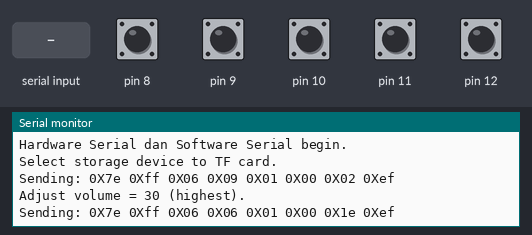
The sketch below on a simulated Arduino Uno, built with avr-gcc and run on an emulated ATmega328P. On the bench: the last lines printed to the serial monitor. The test bench sets the inputs (shaded band); at power-on: pin 8–12 HIGH.

Above: at 3.2 s.
3.3 s: pin 8 pulled LOW for 0.15 s
At 5.0 s:
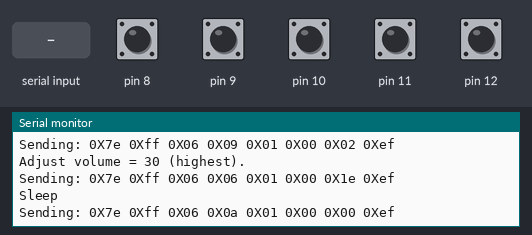
5.3 s: pin 9 pulled LOW for 0.15 s
At 6.2 s:
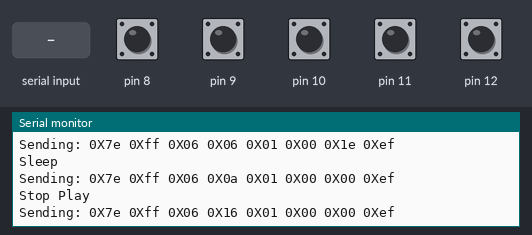
6.9 s: pin 10 pulled LOW for 0.15 s
At 8.5 s:
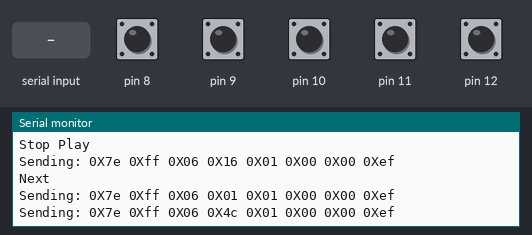
9.0 s: pin 11 pulled LOW for 0.15 s
At 10.8 s:
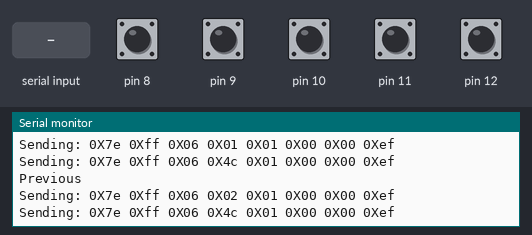
11.1 s: pin 12 pulled LOW for 0.15 s
At 12.8 s:
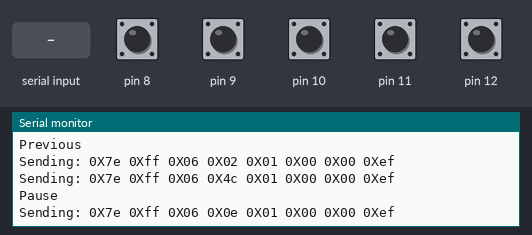
13.1 s: "90,45\n" received over the second serial link
At 14.5 s:
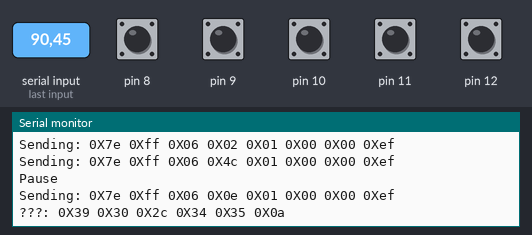

Measured:
- after the input at 3.3 s, the serial monitor: prints a new line after 0.56 s (image 1)
- after the input at 5.3 s, the serial monitor: prints a new line after 0.09 s (image 2)
- after the input at 6.9 s, the serial monitor: prints a new line after 0.63 s (image 3)
- after the input at 9.0 s, the serial monitor: prints a new line after 0.69 s (image 4)
- after the input at 11.1 s, the serial monitor: prints a new line after 0.55 s (image 5)
- after the input at 13.1 s, the serial monitor: prints a new line after 0.08 s (image 6)

The sketch:

only_mp3.ino
```cpp
/*
=================================================================== Arduino with Serial MP3 Player Module using Buttons

------------------------------------------------------------------- Reference
Reference : http://www.arducoding.com/2018/02/access-modules-mp3-player-yx5300-with.html
-------------------------------------------------------------------

------------------------------------------------------------------- Installation
Installation:

YX5300 MP3 Player Module      Arduino Uno
        RX <---------------------> 7
        TX <---------------------> 6
       VCC <---------------------> 5V
       GND <---------------------> GND

    Button Control            Arduino Uno
     Play/Pause <----------------> 12
  Prev/Vol Down <----------------> 11
    Next/Vol Up <----------------> 10
           Stop <----------------> 9
  Sleep/Wake Up <----------------> 8
            GND <----------------> GND
-------------------------------------------------------------------

------------------------------------------------------------------- About the commands
Asynchronous serial port control play mode:

|---------------------------------------------------------------------------------------------|
|                 Command bytes: $S VER Len CMD Feedback data $O                              |
|---------------------------------------------------------------------------------------------|
| Mark     | Byte | Byte description                                                          |
|---------------------------------------------------------------------------------------------|
| $S       | 0x7E | Every command should start with $(0x7E)                                   |
| VER      | 0xFF | Version information                                                       |
| Len      | 0xxx | The number of bytes of the command without starting byte and ending byte  |
| CMD      | 0xxx | Such as PLAY and PAUSE and so on                                          |
| Feedback | 0xxx | 0x00 = not feedback, 0x01 = feedback                                      |
| data     |      | The length of the data is not limit and usually it has two bytes          |
| $O       | 0xEF | Ending byte of the command                                                |
|---------------------------------------------------------------------------------------------|

For more information see the YX5300 Serial MP3 Player Module document, link to download it is available in the video description of this project.
-------------------------------------------------------------------
*/

#include <SoftwareSerial.h>

// RX YX5300 MP3 Player Module <-----> TX(7) SoftwareSerial Arduino Uno.
// TX YX5300 MP3 Player Module <-----> RX(6) SoftwareSerial Arduino Uno.
SoftwareSerial mp3(6,7); //-> SoftwareSerial mp3 (RX_Pin, TX_Pin);

// ------------------------------------------------------- The byte commands are based on the table contained in the MP3 Player Module Document.
// Link to download the MP3 Player Module Document is available in the video description.

#define CMD_NEXT_SONG         0X01    //-> Play next song.
#define CMD_PREV_SONG         0X02    //-> Play previous song.
#define CMD_PLAY_W_INDEX      0X03    //-> Play with index.
// Play with index : 7E FF 06 03 00 00 01 EF -> Play the first song.
// Play with index : 7E FF 06 03 00 00 02 EF -> Play the second song.

#define CMD_VOLUME_UP         0X04    //-> Volume increased one.
#define CMD_VOLUME_DOWN       0X05    //-> Volume decrease one.
#define CMD_SET_VOLUME        0X06    //-> Set volume.
// Set volume : 7E FF 06 06 00 00 1E EF -> Set the volume to 30 (0x1E is 30) (Set volume is 06).

#define CMD_SNG_CYCL_PLAY     0X08    //-> Single Cycle Play.
// Single Cycle Play : 7E FF 06 08 00 00 01 EF -> Single cycle play the first song.

#define CMD_SEL_DEV           0X09    //-> Select device.
#define DEV_TF                0X02    //-> 02 for TF card.
// Select device : 7E FF 06 09 00 00 02 EF -> Select storage device to TF card.

#define CMD_SLEEP_MODE        0X0A    //-> Chip enters sleep mode
#define CMD_WAKE_UP           0X0B    //-> Chip wakes up
#define CMD_RESET             0X0C    //-> Chip reset
#define CMD_PLAY              0X0D    //-> Resume playback
#define CMD_PAUSE             0X0E    //-> Playback is paused
#define CMD_PLAY_FOLDER_FILE  0X0F    //-> Play with folder and file name.
// Play with folder and file name : 7E FF 06 0F 00 01 01 EF -> Play the song with the directory: /01/001xxx.mp3
// Play with folder and file name : 7E FF 06 0F 00 01 02 EF -> Play the song with the directory: /01/002xxx.mp3

#define CMD_STOP_PLAY         0X16    //-> Stop playing continuously.
#define CMD_FOLDER_CYCLE      0X17    //-> Cycle play with folder name.
// Cycle play with folder name : 7E FF 06 17 00 01 02 EF -> 01 folder cycle play

#define CMD_SHUFFLE_PLAY      0x18    //-> Shuffle play.
#define CMD_SET_SNGL_CYCL     0X19    //-> Set single cycle play.
// Set single cycle play : 7E FF 06 19 00 00 00 EF -> Start up single cycle play.
// Set single cycle play : 7E FF 06 19 00 00 01 EF -> Close single cycle play.

#define CMD_SET_DAC           0X1A    //-> Set DAC.
#define DAC_ON                0X00    //-> DAC On
#define DAC_OFF               0X01    //-> DAC Off
// Set DAC : 7E FF 06 1A 00 00 00 EF -> Start up DAC output.
// Set DAC : 7E FF 06 1A 00 00 01 EF -> DAC no output.

#define CMD_PLAY_W_VOL        0X22    //-> Play with volume.
// Play with volume : 7E FF 06 22 00 1E 01 EF -> Set the volume to 30 (0x1E is 30) and play the first song
// Play with volume : 7E FF 06 22 00 0F 02 EF -> Set the volume to 15(0x0f is 15) and play the second song

// Additional byte commands from several references. But I tried it on my module and it doesn't work. Maybe the module I'm using doesn't support these commands.
// Because the module that I use uses a chip AA19HFA440-94 (Although in the shop where this module was purchased writing YX5300 chip).
// Maybe these commands can work in modules with the YX5300 chip.
// Please comment in the comments column of this project video if these commands work or not in your module.
#define CMD_PLAYING_N         0x4C
#define CMD_QUERY_STATUS      0x42
#define CMD_QUERY_VOLUME      0x43
#define CMD_QUERY_FLDR_TRACKS 0x4e
#define CMD_QUERY_TOT_TRACKS  0x48
#define CMD_QUERY_FLDR_COUNT  0x4f
// -------------------------------------------------------

static int8_t Send_buf[8] = {0}; //-> Buffer to send commands.
static uint8_t ansbuf[10] = {0}; //-> Buffer to receive response.

int cnt_3d=0; //-> Variable as an indicator to continue to the next playback after the previous playback is finished.

int btn_Play_Pause, btn_Prev_VolDown, btn_Next_VolUp, btn_Stop, btn_WakeUp_Sleep; //-> Variable for buttons control

boolean Play_Pause = false; //-> Variable to move from Play to Pause or vice versa.
boolean WakeUp_Sleep = false; //-> Variable to move from Wake Up to Sleep or vice versa.

int vol=30; //-> Volume level variable.

int btn_count_Prev_VolDown=0; //-> Indicator variable for short press or long press on the btn_Prev_VolDown button.
int btn_count_Next_VolUp=0; //-> Indicator variables for short press or long press on the btn_Next_VolUp button.

// ******************************************************************************************************* setup()
void setup() {
  // put your setup code here, to run once:

  // ---------------------------------------------- Configure pin 12, 11, 10, 9 and 8 as input and enable the internal pull-up resistor.
  pinMode(12, INPUT_PULLUP);
  pinMode(11, INPUT_PULLUP);
  pinMode(10, INPUT_PULLUP);
  pinMode(9, INPUT_PULLUP);
  pinMode(8, INPUT_PULLUP);
  // ----------------------------------------------

  Serial.begin(9600);
  mp3.begin(9600);
  delay(500);
  Serial.println("Hardware Serial dan Software Serial begin.");
  delay(500);

  Serial.println();

  Serial.println("Select storage device to TF card.");
  sendCommand(CMD_SEL_DEV, 0, DEV_TF);
  delay(500);

  Serial.println();

  Serial.println("Adjust volume = 30 (highest).");
  sendCommand(CMD_SET_VOLUME, 0, vol);
  delay(500);

  Serial.println();
}
// *******************************************************************************************************

// ******************************************************************************************************* loop()
void loop() {
  // put your main code here, to run repeatedly:

  read_button();

  // ---------------------------------------------- Conditions for Play or Pause.
  if (btn_Play_Pause==LOW) {
    delay(500);
    Play_Pause=!Play_Pause;

    if (Play_Pause==true) {
      Serial.println("Play ");
      sendCommand(CMD_PLAY);
    }
    else {
      Serial.println("Pause");
      sendCommand(CMD_PAUSE);
    }
  }
  // ----------------------------------------------

  // ---------------------------------------------- Conditions for Previous or Decrease Volume.
  if (btn_Prev_VolDown==LOW) {
    delay(500);
    btn_count_Prev_VolDown++;
  }

  if (btn_count_Prev_VolDown==1 && btn_Prev_VolDown==HIGH) { //-> Short press to Previous.
    Play_Pause = true;
    Serial.println("Previous");
    sendCommand(CMD_PREV_SONG);
    sendCommand(CMD_PLAYING_N); //-> Chek the file number that is playing

    btn_count_Prev_VolDown=0;
  }
  if (btn_count_Prev_VolDown>1 && btn_Prev_VolDown==LOW) { //-> Long press to decrease volume.
    while(1) {
      read_button();
      if (btn_Prev_VolDown==LOW) {
        vol=vol-2;
        if (vol<0) vol=0;
        Serial.print("Volume = ");
        Serial.println(vol);
        sendCommand(CMD_SET_VOLUME, 0, vol);
      }
      else {
        btn_count_Prev_VolDown=0;
        return;
      }
      delay(500);
    }
  }
  // ----------------------------------------------

  // ---------------------------------------------- Conditions for Next or Increasing Volume.
  if (btn_Next_VolUp==LOW) {
    delay(500);
    btn_count_Next_VolUp++;
  }

  if (btn_count_Next_VolUp==1 && btn_Next_VolUp==HIGH) { //-> Short press for Next.
    Play_Pause = true;
    Serial.println("Next");
    sendCommand(CMD_NEXT_SONG);
    sendCommand(CMD_PLAYING_N); //-> Chek the file number that is playing

    btn_count_Next_VolUp=0;
  }
  if (btn_count_Next_VolUp>1 && btn_Next_VolUp==LOW) { //-> Long press to Increase Volume.
    while(1) {
      read_button();
      if (btn_Next_VolUp==LOW) {
        vol=vol+2;
        if (vol>30) vol=30;
        Serial.print("Volume = ");
        Serial.println(vol);
        sendCommand(CMD_SET_VOLUME, 0, vol);
      }
      else {
        btn_count_Next_VolUp=0;
        return;
      }
      delay(500);
    }
  }
  // ----------------------------------------------

  // ---------------------------------------------- Conditions for Stop.
  if (btn_Stop==LOW) {
    Play_Pause = false;
    Serial.println("Stop Play");
    sendCommand(CMD_STOP_PLAY);
  }
  // ----------------------------------------------

  // ---------------------------------------------- Conditions for Sleep or Wake Up.
  if (btn_WakeUp_Sleep==LOW) {
    delay(500);
    WakeUp_Sleep=!WakeUp_Sleep;

    if (WakeUp_Sleep==true) {
      Serial.println("Sleep");
      sendCommand(CMD_SLEEP_MODE);
    }
    else {
      Play_Pause = false;
      Serial.println("Wake up");
      sendCommand(CMD_WAKE_UP);
    }
  }
  // ----------------------------------------------

  // ---------------------------------------------- Checking Response from MP3 Player.
  if (mp3.available()){
    Serial.println(decodeMP3Answer());
  }
  //----------------------------------------------

  delay(100);
}
// *******************************************************************************************************

// ******************************************************************************************************* read_button()
void read_button() {
  btn_Play_Pause = digitalRead(12);
  btn_Prev_VolDown = digitalRead(11);
  btn_Next_VolUp = digitalRead(10);
  btn_Stop = digitalRead(9);
  btn_WakeUp_Sleep = digitalRead(8);
}
// *******************************************************************************************************

// ******************************************************************************************************* decodeMP3Answer()
// The meaning of the mp3 player module response
String decodeMP3Answer() {
  String decodedMP3Answer = "";

  decodedMP3Answer += sanswer();

  switch (ansbuf[3]) {
    case 0x3A:
      decodedMP3Answer += " -> Memory card inserted.";
      break;
    case 0x3D:
      decodedMP3Answer += " -> Completed play num " + String(ansbuf[6], DEC);
      break;
    case 0x40:
      decodedMP3Answer += " -> Error";
      break;
    case 0x41:
      decodedMP3Answer += " -> Data recived correctly. ";
      break;
    case 0x42:
      decodedMP3Answer += " -> Status playing: " + String(ansbuf[6], DEC);
      break;
    case 0x48:
      decodedMP3Answer += " -> File count: " + String(ansbuf[6], DEC);
      break;
    case 0x4C:
      decodedMP3Answer += " -> Playing: " + String(ansbuf[6], DEC);
      break;
    case 0x4E:
      decodedMP3Answer += " -> Folder file count: " + String(ansbuf[6], DEC);
      break;
    case 0x4F:
      decodedMP3Answer += " -> Folder count: " + String(ansbuf[6], DEC);
      break;
  }

  // ---------------------------------------------- Conditions for playing the next mp3 file.
  // Delete or comment on this condition if you only want to play the mp3 file only once or do not continue to the next mp3 file.
  if (ansbuf[3]==0x3D) {
    cnt_3d++;
    if (cnt_3d==2) {
      Serial.println("Next");
      sendCommand(CMD_NEXT_SONG);
      sendCommand(CMD_PLAYING_N); //-> Chek the file number that is playing
      cnt_3d=0;
    }
  }
  // ----------------------------------------------

  return decodedMP3Answer;
}
// *******************************************************************************************************

// ******************************************************************************************************* sendCommand
// Function for sending commands.
void sendCommand(byte command){
  sendCommand(command, 0, 0);
}

void sendCommand(byte command, byte dat1, byte dat2){
  delay(20);
  Send_buf[0] = 0x7E;    //-> Every command should start with $(0x7E)
  Send_buf[1] = 0xFF;    //-> Version information
  Send_buf[2] = 0x06;    //-> The number of bytes of the command without starting byte and ending byte
  Send_buf[3] = command; //-> Such as PLAY and PAUSE and so on
  Send_buf[4] = 0x01;    //-> 0x00 = not feedback, 0x01 = feedback
  Send_buf[5] = dat1;    //-> data1
  Send_buf[6] = dat2;    //-> data2
  Send_buf[7] = 0xEF;    //-> Ending byte of the command

  Serial.print("Sending: ");

  for (uint8_t i = 0; i < 8; i++){
    mp3.write(Send_buf[i]) ;
    Serial.print(sbyte2hex(Send_buf[i]));
  }

  Serial.println();
}
// *******************************************************************************************************

// ******************************************************************************************************* Functions for conversion
// For byte to hex conversion.
String sbyte2hex(uint8_t b){
  String shex;

  shex = "0X";

  if (b < 16) shex += "0";
  shex += String(b, HEX);
  shex += " ";
  return shex;
}


// For hex to integer conversion.
int shex2int(char *s, int n){
  int r = 0;

  for (int i=0; i<n; i++){
     if(s[i]>='0' && s[i]<='9'){
      r *= 16;
      r +=s[i]-'0';
     }else if(s[i]>='A' && s[i]<='F'){
      r *= 16;
      r += (s[i] - 'A') + 10;
     }
  }

  return r;
}
// *******************************************************************************************************

// ******************************************************************************************************* sanswer(void)
// Function: sanswer. Returns a String answer from mp3 UART module.
// Parameter:- uint8_t b. void.
// Return: String. If the answer is well formated answer.

String sanswer(void){
  uint8_t i = 0;
  String mp3answer = "";

  // Get only 10 Bytes
  while (mp3.available() && (i < 10)){
    uint8_t b = mp3.read();
    ansbuf[i] = b;
    i++;

    mp3answer += sbyte2hex(b);
  }

  // if the answer format is correct.
  if ((ansbuf[0] == 0x7E) && (ansbuf[9] == 0xEF)){
    return mp3answer;
  }

  return "???: " + mp3answer;
}
```
